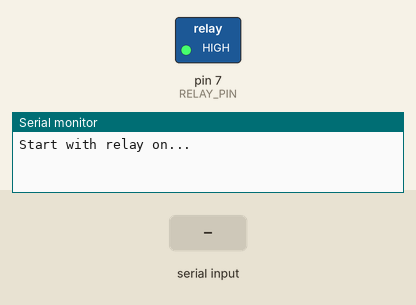
Simulated run of this sketch. Board: Arduino Uno, built with avr-gcc and run on an emulated ATmega328P. On the bench: switched loads named in the sketch (green lamp = pin HIGH), the last lines printed to the serial monitor. Inputs (shaded band) come from the test bench. EEPROM starts erased.

Above: at 1.2 s.
1.3 s: "0\n" received over Serial
At 1.9 s:
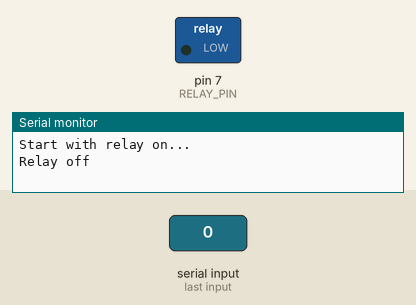
2.8 s: byte 49 ('1') received over Serial
At 4.2 s:
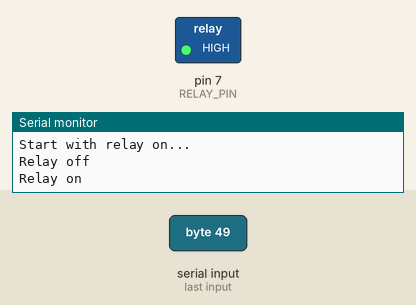
Timing chart, 0 to 5.8 s (numbered marks = the images above; inputs shaded):
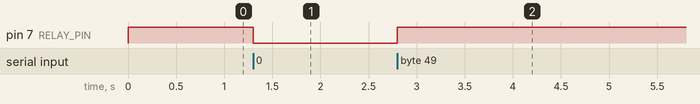

Measured:
- after the input at 1.3 s, pin 7 (RELAY_PIN): HIGH → LOW at once
- after the input at 2.8 s, pin 7 (RELAY_PIN): LOW → HIGH at once

The sketch:

relay_uart1.ino
```cpp
#include <EEPROM.h>

#define RELAY_PIN 7
#define RELAY_ADDR 0

byte relayVal = 0;

void setup()
{
  pinMode(RELAY_PIN, OUTPUT);

  Serial.begin(115200); // open serial

  relayVal = EEPROM.read(RELAY_ADDR);
  relayVal = relayVal & 0x01; // mask with 0x01 so that it only has 0 or 1

  if (relayVal) {
    digitalWrite(RELAY_PIN, HIGH);
    Serial.println("Start with relay on...");
  } else {
    digitalWrite(RELAY_PIN, LOW);
    Serial.println("Start with relay off...");
  }
}

void loop()
{
  int cmd;

  while (Serial.available() > 0) {
    cmd = Serial.read();

    switch (cmd) {
    case '1':
      relayVal = 1;
      digitalWrite(RELAY_PIN, HIGH);
      EEPROM.write(RELAY_ADDR, relayVal);
      Serial.println("Relay on");
      break;

    case '0':
      relayVal = 0;
      digitalWrite(RELAY_PIN, LOW);
      EEPROM.write(RELAY_ADDR, relayVal);
      Serial.println("Relay off");
      break;

    case 's':
      Serial.println(relayVal);
      break;

    default:
      if (cmd != '\n')
        Serial.println("HELP: type 1 for relay on / 0 for relay off / s for status");
      break;
    }
  }
}
```
